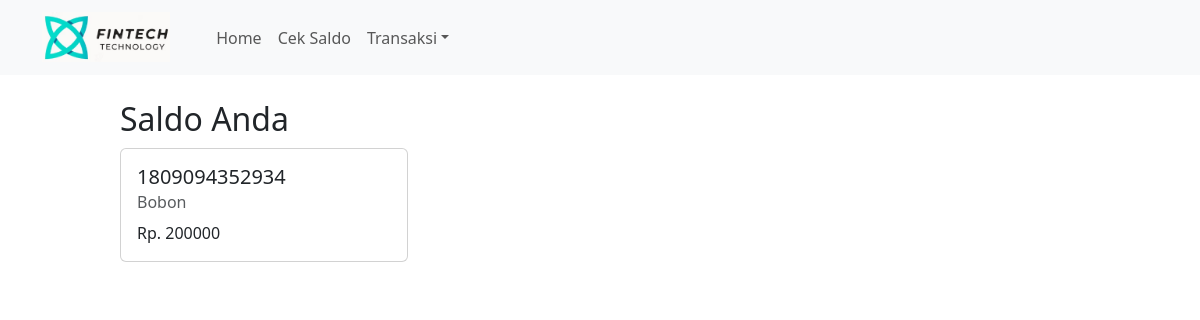
Before: /view/cek_saldo/view_saldo.php?nomor_rekening=1809094352934 with the older database file.
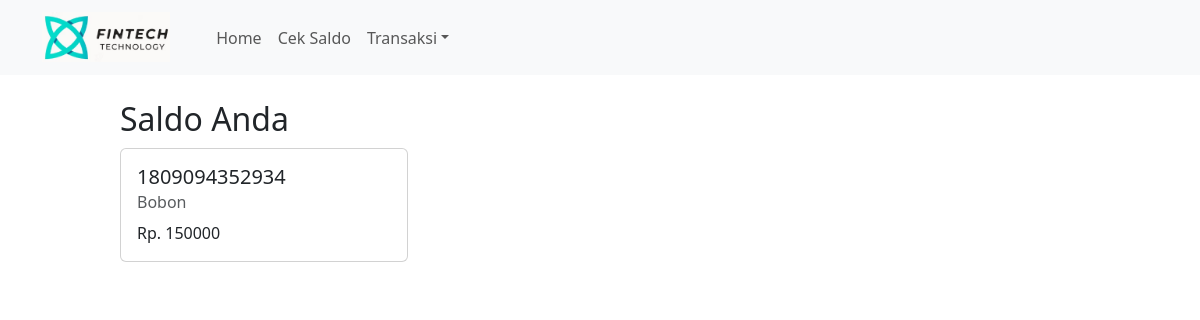
After: the same page with the newer database file.
### tables this page shows
CREATE TABLE `rekening` (
  `no_rekening` varchar(13) NOT NULL,
  `nama_nasabah` varchar(50) NOT NULL,
  `saldo` decimal(15,0) NOT NULL,
  `nama_bank` varchar(20) NOT NULL
);

### view/cek_saldo/view_saldo.php (the view, shortened to what this page needs)
<!DOCTYPE html>
<html lang="en">
<head>
</head>
<body>
    <?php
        include '../include/header.php';
        include '../../koneksi.php';
        function cekSaldo($nomor_rekening) {
            global $conn;
            $query = "SELECT no_rekening, nama_nasabah, saldo FROM rekening WHERE no_rekening = ?";
            $stmt = $conn->prepare($query);
            $stmt->bind_param("s", $nomor_rekening);
            $stmt->execute();
            $result = $stmt->get_result();
            if ($result->num_rows > 0) {
                $row = $result->fetch_assoc();
                return $row;
            } else {
                return null;
            }
        }
        if (isset($_GET["nomor_rekening"])) {
            $nomor_rekening = $_GET["nomor_rekening"];
            $nasabah = cekSaldo($nomor_rekening);
            if ($nasabah !== null) {
                $nomor_rekening = $nasabah["no_rekening"];
                $nama = $nasabah["nama_nasabah"];
                $saldo = $nasabah["saldo"];
                echo '
                <h2 style="margin: 100px 0px 0px 120px;">Saldo Anda</h2>
                <div class="card" style="width: 18rem; margin: 10px 0px 0px 120px">
                    <div class="card-body">
                        <h5 class="card-title">' . $nomor_rekening . '</h5>
                        <h6 class="card-subtitle mb-2 text-body-secondary">' . $nama . '</h6>
                        <p class="card-text">Rp. ' . $saldo . '</p>
                    </div>
                </div>
            ';
            } else {
                echo '<h5 style="margin: 100px 0px 0px 120px;">Nomor rekening tidak ditemukan.</h5>';
            }
        } else {
            echo '<h5 style="margin: 100px 0px 0px 120px;">Masukkan nomor rekening untuk cek saldo.</h5>';
        }
    ?>
</body>
</html>

Changed rows visible on the page:
changed rekening "Bobon": saldo "200000" → "150000"
